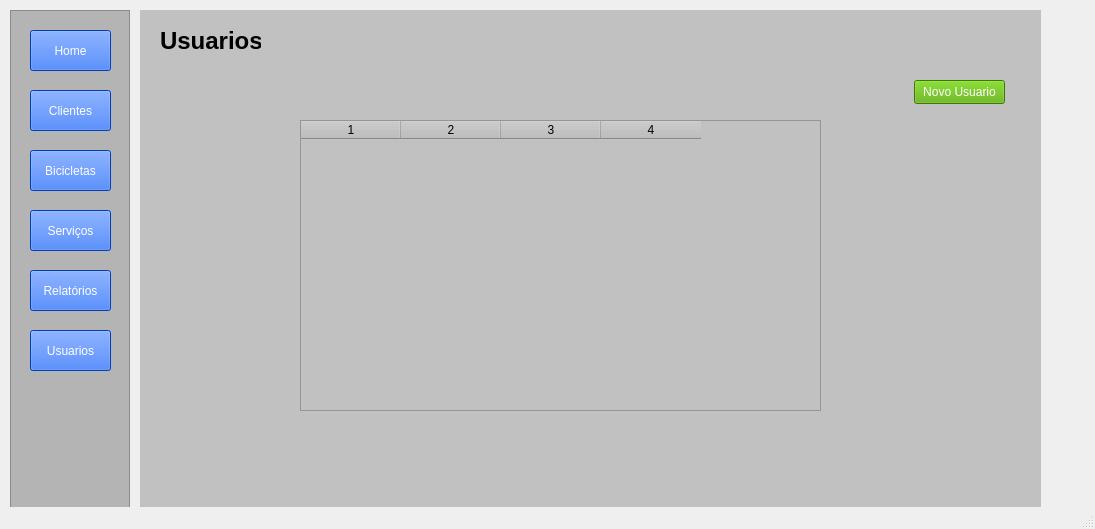
<?xml version="1.0" encoding="UTF-8"?>
<ui version="4.0">
 <class>MainWindow</class>
 <widget class="QMainWindow" name="MainWindow">
  <property name="geometry">
   <rect>
    <x>0</x>
    <y>0</y>
    <width>1095</width>
    <height>529</height>
   </rect>
  </property>
  <property name="windowTitle">
   <string>MainWindow</string>
  </property>
  <widget class="QWidget" name="centralwidget">
   <widget class="QFrame" name="frame">
    <property name="geometry">
     <rect>
      <x>10</x>
      <y>10</y>
      <width>120</width>
      <height>571</height>
     </rect>
    </property>
    <property name="styleSheet">
     <string notr="true">background-color: rgb(180, 180, 180);</string>
    </property>
    <property name="frameShape">
     <enum>QFrame::Shape::StyledPanel</enum>
    </property>
    <property name="frameShadow">
     <enum>QFrame::Shadow::Raised</enum>
    </property>
    <widget class="QPushButton" name="btnMenuUsuarios">
     <property name="geometry">
      <rect>
       <x>20</x>
       <y>320</y>
       <width>81</width>
       <height>41</height>
      </rect>
     </property>
     <property name="styleSheet">
      <string notr="true">background-color: rgb(0, 85, 255);
color: rgb(255, 255, 255);</string>
     </property>
     <property name="text">
      <string>Usuarios</string>
     </property>
    </widget>
    <widget class="QPushButton" name="btnMenuClientes">
     <property name="geometry">
      <rect>
       <x>20</x>
       <y>80</y>
       <width>81</width>
       <height>41</height>
      </rect>
     </property>
     <property name="styleSheet">
      <string notr="true">background-color: rgb(0, 85, 255);
color: rgb(255, 255, 255);</string>
     </property>
     <property name="text">
      <string>Clientes</string>
     </property>
    </widget>
    <widget class="QPushButton" name="btnMenuBicicletas">
     <property name="geometry">
      <rect>
       <x>20</x>
       <y>140</y>
       <width>81</width>
       <height>41</height>
      </rect>
     </property>
     <property name="styleSheet">
      <string notr="true">background-color: rgb(0, 85, 255);
color: rgb(255, 255, 255);</string>
     </property>
     <property name="text">
      <string>Bicicletas</string>
     </property>
    </widget>
    <widget class="QPushButton" name="btnMenuServicos">
     <property name="geometry">
      <rect>
       <x>20</x>
       <y>200</y>
       <width>81</width>
       <height>41</height>
      </rect>
     </property>
     <property name="styleSheet">
      <string notr="true">background-color: rgb(0, 85, 255);
color: rgb(255, 255, 255);</string>
     </property>
     <property name="text">
      <string>Serviços</string>
     </property>
    </widget>
    <widget class="QPushButton" name="btnMenuRelatorios">
     <property name="geometry">
      <rect>
       <x>20</x>
       <y>260</y>
       <width>81</width>
       <height>41</height>
      </rect>
     </property>
     <property name="styleSheet">
      <string notr="true">background-color: rgb(0, 85, 255);
color: rgb(255, 255, 255);</string>
     </property>
     <property name="text">
      <string>Relatórios</string>
     </property>
    </widget>
    <widget class="QPushButton" name="btnMenuHome">
     <property name="geometry">
      <rect>
       <x>20</x>
       <y>20</y>
       <width>81</width>
       <height>41</height>
      </rect>
     </property>
     <property name="styleSheet">
      <string notr="true">background-color: rgb(0, 85, 255);
color: rgb(255, 255, 255);</string>
     </property>
     <property name="text">
      <string>Home</string>
     </property>
    </widget>
   </widget>
   <widget class="QStackedWidget" name="stackedWidget">
    <property name="geometry">
     <rect>
      <x>140</x>
      <y>10</y>
      <width>901</width>
      <height>571</height>
     </rect>
    </property>
    <property name="styleSheet">
     <string notr="true">background-color: rgb(193, 193, 193);</string>
    </property>
    <property name="currentIndex">
     <number>1</number>
    </property>
    <widget class="QWidget" name="home">
     <widget class="QLabel" name="label">
      <property name="geometry">
       <rect>
        <x>30</x>
        <y>20</y>
        <width>121</width>
        <height>16</height>
       </rect>
      </property>
      <property name="font">
       <font>
        <pointsize>14</pointsize>
       </font>
      </property>
      <property name="text">
       <string>Home</string>
      </property>
     </widget>
    </widget>
    <widget class="QWidget" name="listarUsuarios">
     <widget class="QLabel" name="label_7">
      <property name="geometry">
       <rect>
        <x>20</x>
        <y>10</y>
        <width>101</width>
        <height>41</height>
       </rect>
      </property>
      <property name="font">
       <font>
        <pointsize>18</pointsize>
        <bold>true</bold>
       </font>
      </property>
      <property name="text">
       <string>Usuarios</string>
      </property>
     </widget>
     <widget class="QPushButton" name="btnUsuariosNovo">
      <property name="geometry">
       <rect>
        <x>774</x>
        <y>70</y>
        <width>91</width>
        <height>24</height>
       </rect>
      </property>
      <property name="styleSheet">
       <string notr="true">background-color: rgb(85, 170, 0);
color: rgb(255, 255, 255);</string>
      </property>
      <property name="text">
       <string>Novo Usuario</string>
      </property>
     </widget>
     <widget class="QTableWidget" name="tabelaUsuarios">
      <property name="geometry">
       <rect>
        <x>160</x>
        <y>110</y>
        <width>521</width>
        <height>291</height>
       </rect>
      </property>
      <property name="columnCount">
       <number>4</number>
      </property>
      <attribute name="verticalHeaderHighlightSections">
       <bool>false</bool>
      </attribute>
      <column/>
      <column/>
      <column/>
      <column/>
     </widget>
    </widget>
    <widget class="QWidget" name="cadUsuario">
     <widget class="QLabel" name="label_2">
      <property name="geometry">
       <rect>
        <x>20</x>
        <y>20</y>
        <width>231</width>
        <height>21</height>
       </rect>
      </property>
      <property name="font">
       <font>
        <pointsize>18</pointsize>
        <bold>true</bold>
       </font>
      </property>
      <property name="text">
       <string>Cadastro de Usuário</string>
      </property>
     </widget>
     <widget class="QFrame" name="frame_2">
      <property name="geometry">
       <rect>
        <x>180</x>
        <y>130</y>
        <width>491</width>
        <height>331</height>
       </rect>
      </property>
      <property name="styleSheet">
       <string notr="true">background-color: rgb(232, 232, 232);</string>
      </property>
      <property name="frameShape">
       <enum>QFrame::Shape::StyledPanel</enum>
      </property>
      <property name="frameShadow">
       <enum>QFrame::Shadow::Raised</enum>
      </property>
      <widget class="QLineEdit" name="inputCadUsuarioNome">
       <property name="geometry">
        <rect>
         <x>50</x>
         <y>50</y>
         <width>381</width>
         <height>21</height>
        </rect>
       </property>
       <property name="styleSheet">
        <string notr="true">background-color: rgb(255, 255, 255);
color: rgb(0, 0, 0);</string>
       </property>
      </widget>
      <widget class="QLabel" name="label_3">
       <property name="geometry">
        <rect>
         <x>50</x>
         <y>30</y>
         <width>49</width>
         <height>16</height>
        </rect>
       </property>
       <property name="text">
        <string>Nome:</string>
       </property>
      </widget>
      <widget class="QLineEdit" name="inputCadUsuarioEmail">
       <property name="geometry">
        <rect>
         <x>50</x>
         <y>100</y>
         <width>381</width>
         <height>21</height>
        </rect>
       </property>
       <property name="styleSheet">
        <string notr="true">background-color: rgb(255, 255, 255);
color: rgb(0, 0, 0);</string>
       </property>
       <property name="text">
        <string/>
       </property>
      </widget>
      <widget class="QLabel" name="label_4">
       <property name="geometry">
        <rect>
         <x>50</x>
         <y>80</y>
         <width>49</width>
         <height>16</height>
        </rect>
       </property>
       <property name="text">
        <string>Email:</string>
       </property>
      </widget>
      <widget class="QLineEdit" name="inputCadUsuarioSenha">
       <property name="geometry">
        <rect>
         <x>50</x>
         <y>150</y>
         <width>231</width>
         <height>21</height>
        </rect>
       </property>
       <property name="styleSheet">
        <string notr="true">background-color: rgb(255, 255, 255);
color: rgb(0, 0, 0);</string>
       </property>
      </widget>
      <widget class="QLabel" name="label_5">
       <property name="geometry">
        <rect>
         <x>50</x>
         <y>130</y>
         <width>49</width>
         <height>16</height>
        </rect>
       </property>
       <property name="text">
        <string>Senha:</string>
       </property>
      </widget>
      <widget class="QLabel" name="label_6">
       <property name="geometry">
        <rect>
         <x>50</x>
         <y>180</y>
         <width>101</width>
         <height>16</height>
        </rect>
       </property>
       <property name="text">
        <string>Confirmar Senha:</string>
       </property>
      </widget>
      <widget class="QLineEdit" name="inputCadUsuarioConfirmarSenha">
       <property name="geometry">
        <rect>
         <x>50</x>
         <y>200</y>
         <width>231</width>
         <height>21</height>
        </rect>
       </property>
       <property name="styleSheet">
        <string notr="true">background-color: rgb(255, 255, 255);
color: rgb(0, 0, 0);</string>
       </property>
      </widget>
      <widget class="QPushButton" name="btnCadUsuarioCadastrar">
       <property name="geometry">
        <rect>
         <x>360</x>
         <y>250</y>
         <width>75</width>
         <height>24</height>
        </rect>
       </property>
       <property name="styleSheet">
        <string notr="true">background-color: rgb(85, 170, 0);
color: rgb(255, 255, 255);</string>
       </property>
       <property name="text">
        <string>Cadastrar</string>
       </property>
      </widget>
      <widget class="QPushButton" name="btnCadUsuarioVoltar">
       <property name="geometry">
        <rect>
         <x>260</x>
         <y>250</y>
         <width>75</width>
         <height>24</height>
        </rect>
       </property>
       <property name="styleSheet">
        <string notr="true">color: rgb(255, 255, 255);
background-color: rgb(126, 126, 126);</string>
       </property>
       <property name="text">
        <string>Cancelar</string>
       </property>
      </widget>
     </widget>
    </widget>
   </widget>
  </widget>
  <widget class="QStatusBar" name="statusbar"/>
 </widget>
 <resources/>
 <connections/>
</ui>
